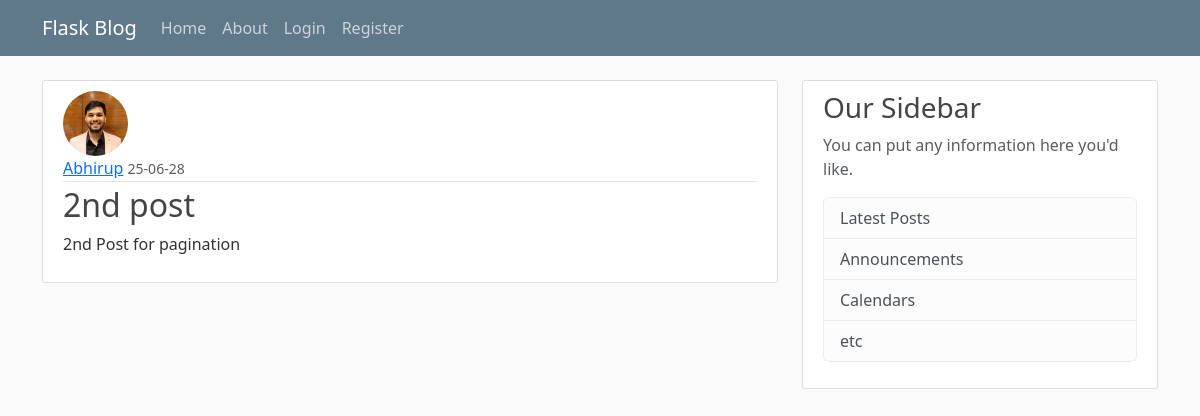
Screenshot of /post/2 with the database file from the repository.
### flaskblog/models.py (models this page shows, shortened)
class User(db.Model,UserMixin):
    id = db.Column(db.Integer, primary_key=True)
    username = db.Column(db.String(20),unique = True ,nullable=False)
    email = db.Column(db.String(120),unique=True ,nullable=False)
    image_file = db.Column(db.String(20) ,nullable=False, default='default.png')
    password = db.Column(db.String(60),nullable =False)
    posts = db.relationship('Post', backref='author',lazy=True)

class Post(db.Model):
    id = db.Column(db.Integer, primary_key=True)
    title = db.Column(db.String(20),nullable=False)
    date_posted = db.Column(db.DateTime, nullable=False, default=datetime.now(timezone.utc))
    content = db.Column(db.Text,nullable=False)
    user_id = db.Column(db.Integer,db.ForeignKey('user.id'),nullable=False)

### flaskblog/routes.py (the view)
@app.route("/post/<int:post_id>",methods=["POST","GET"])
def post(post_id):
    post=Post.query.get_or_404(post_id)
    return render_template('post.html',title=post.title,post=post)

### flaskblog/templates/post.html (shortened to what this page needs)
{%  extends "layout.html" %}
{% block content %}
        <article class="media content-section">
            <img class = "rounded-circle article-img" src="{{url_for('static',filename='profile_pics/'+post.author.image_file)}}">
            <div class="media-body">
            <div class="article-metadata">
            <a class="mr-2" href="{{url_for('user_posts',username=post.author.username)}}">{{ post.author.username}}</a>
            <small class="text-muted">{{ post.date_posted.strftime('%y-%m-%d') }}</small>
            </div>
            <h2 class="article-title" href="#">{{ post.title }}</h2>
            <p class="article-content">{{ post.content }}</p>
            </div>
        </article>
{% endblock content %}

### flaskblog/static/main.css (style rules this page uses)
body { background: #fafafa; color: #333333; margin-top: 5rem; }
h1, h2, h3, h4, h5, h6 { color: #444444; }
.content-section { background: #ffffff; padding: 10px 20px; border: 1px solid #dddddd; border-radius: 3px; margin-bottom: 20px; }
.article-title { color: #444444; }
.article-content { white-space: pre-line; }
.article-img { height: 65px; width: 65px; margin-right: 16px; }
.article-metadata { padding-bottom: 1px; margin-bottom: 4px; border-bottom: 1px solid #e3e3e3 }

### rows the page displays
User: image_file (picture), author.username "Abhirup"
Post: date_posted "25-06-28", title "2nd post", content "2nd Post for pagination"
